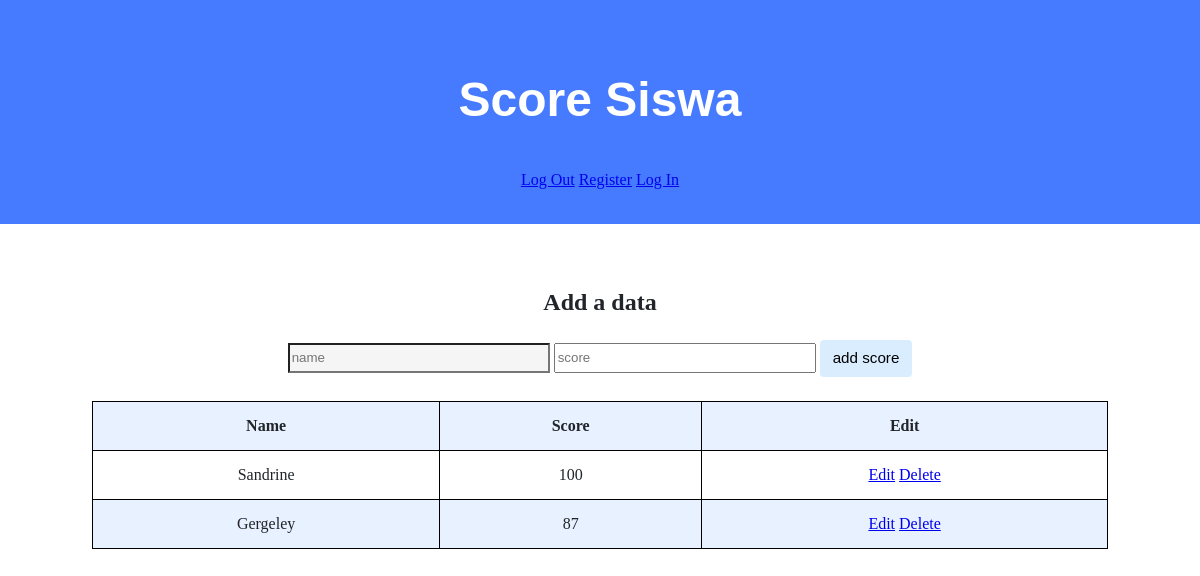
/, run on an earlier commit of the app's database.
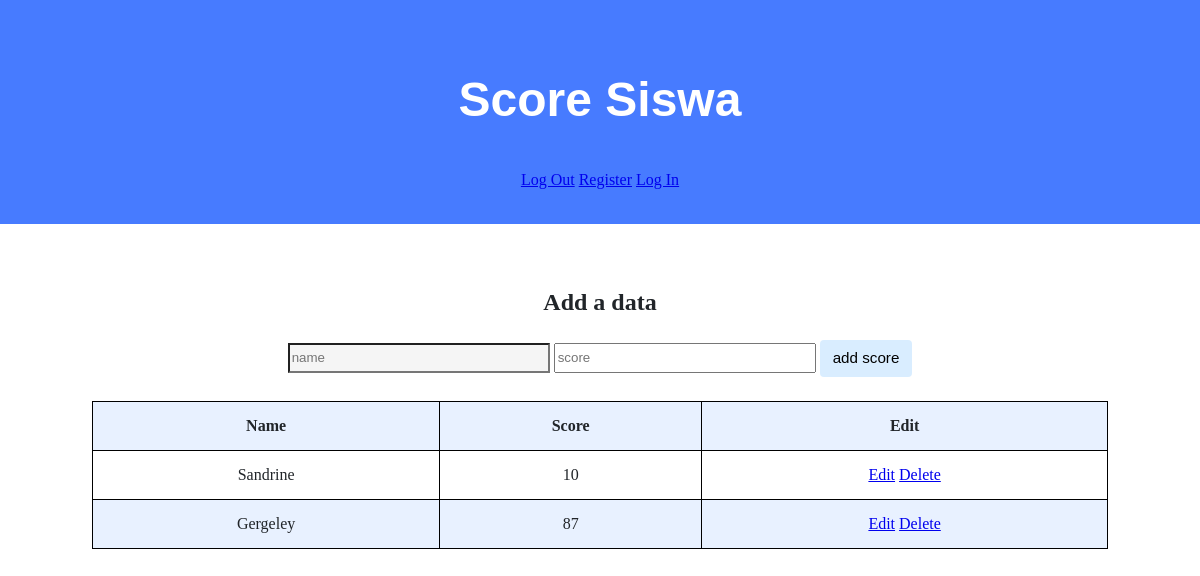
And on a later commit of the database.
### tables this page shows
CREATE TABLE "score" (
	"id"	INTEGER NOT NULL,
	"name"	TEXT NOT NULL,
	"score"	INTEGER NOT NULL,
	PRIMARY KEY("id" AUTOINCREMENT)
);

### app.py (the view)
@app.route("/", methods=["GET", "POST"])
def index():
        if request.method == "POST":
            name = request.form.get("name")
            score = request.form.get("score")
            db.execute("INSERT INTO score (name, score) VALUES(?, ?)", name, score)
            return redirect("/")
        else:
            students = db.execute("SELECT * FROM score")
            return render_template("index.html", students=students)

### templates/index.html (shortened to what this page needs)
<!DOCTYPE html>
<html lang="en">
<head>
    <link href="/static/styles.css" rel="stylesheet">
</head>
<body>
    <div class="jumbotron">
        <h1>Score Siswa</h1>
        <a href="/logout">Log Out</a>
        <a href="/register">Register</a>
        <a href="/login">Log In</a>
    </div>
    <div class="container">
        <div class="section">
        <h2>Add a data</h2>
        <form action="/" method="POST">
            <input name="name" placeholder="name" type="text">
            <input name="score" placeholder="score" type="number">
            <input type="submit" value="add score">
        </form>
        </div>
        <div class="section">
            <table>
                <tr>
                    <th>Name</th>
                    <th>Score</th>
                    <th>Edit</th>
                </tr>
                {% for student in students %}
                <tr>
                    <td>{{ student.name }}</td>
                    <td>{{ student.score }}</td>
                    <td>
                        <a href="/edit/{{ student['id'] }}">Edit</a>
                        <a href="/delete/{{ student ['id']}}" onclick="return confirm ('Yakin ingin menghapus?')">Delete</a>
                    </td>
                </tr>
                {% endfor %}
            </table>
        </div>
    </div>
</body>
</html>

What changed in the data, as far as the page shows it:
changed score "Sandrine": score "100" → "10"
